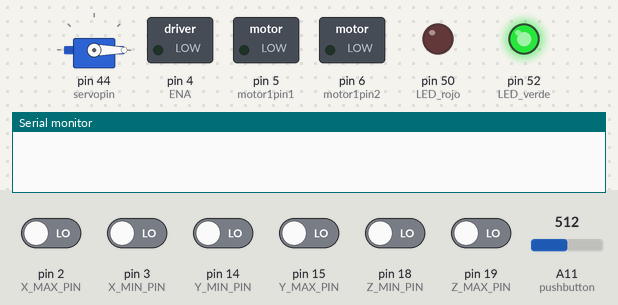
Bench run of a sketch on a simulated Arduino Mega 2560, built with avr-gcc and run on an emulated ATmega2560. On the bench: servo, switched loads named in the sketch (green lamp = pin HIGH), output pins drawn as LEDs (lit = HIGH), the last lines printed to the serial monitor. Inputs (shaded band) come from the test bench; at power-on: pin 2 (X_MAX_PIN), pin 3 (X_MIN_PIN), pin 14 (Y_MIN_PIN), pin 15 (Y_MAX_PIN), pin 18 (Z_MIN_PIN), pin 19 (Z_MAX_PIN) LOW, A11 (pushbutton) = 512.

Above: at 1.7 s.
1.8 s: A11 (pushbutton) set to 883
3.7 s: A11 (pushbutton) set to 911
At 5.5 s:
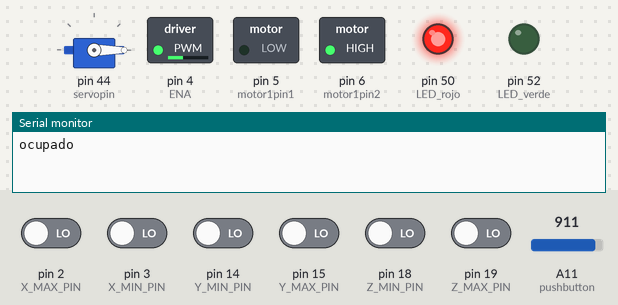
At 20.5 s:
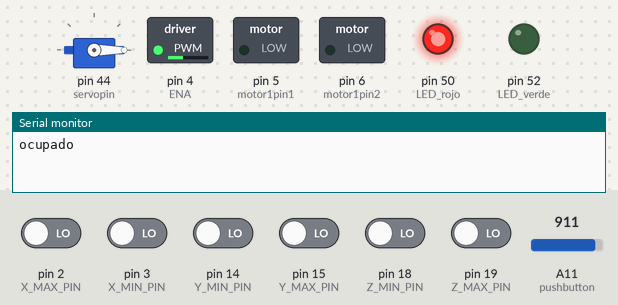
Timing chart, 0 to 39.5 s (numbered marks = the images above; inputs shaded):
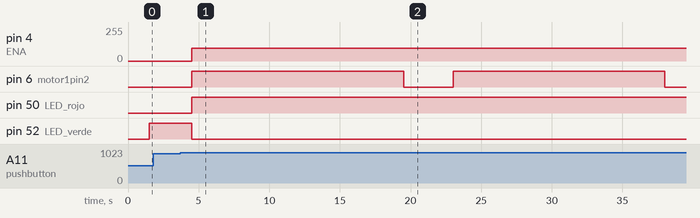

The sketch:

arduino.ino
```cpp
#include <AccelStepper.h>
#include <SoftwareSerial.h>
#include <Servo.h>

#define X_STEP_PIN         54
#define X_DIR_PIN          55
#define X_ENABLE_PIN       38
#define X_MIN_PIN           3
#define X_MAX_PIN           2

#define Y_STEP_PIN         60
#define Y_DIR_PIN          61
#define Y_ENABLE_PIN       56
#define Y_MIN_PIN          14
#define Y_MAX_PIN          15

#define Z_STEP_PIN         46
#define Z_DIR_PIN          48
#define Z_ENABLE_PIN       62
#define Z_MIN_PIN          18
#define Z_MAX_PIN          19

#define servopin            44

//#define motor1pin1          5
//#define motor1pin2          6
//#define ENA                 4

#define LED_rojo           50
#define LED_verde          52
#define pushbutton         A11

//boolean x_done, y_done, z_done, done;

int motor1pin1 = 5;
int motor1pin2 = 6;
int ENA =       4;

AccelStepper stepperX = AccelStepper(1, X_STEP_PIN, X_DIR_PIN);
AccelStepper stepperY = AccelStepper(1, Y_STEP_PIN, Y_DIR_PIN);
AccelStepper stepperZ = AccelStepper(1, Z_STEP_PIN, Z_DIR_PIN);

AccelStepper stepper[] = {AccelStepper (1, X_STEP_PIN, X_DIR_PIN), AccelStepper (1, Y_STEP_PIN, Y_DIR_PIN), AccelStepper (1, Z_STEP_PIN, Z_DIR_PIN) };

int MIN_Switch[] = {X_MIN_PIN, Y_MIN_PIN, Z_MIN_PIN};
int MAX_Switch[] = {X_MAX_PIN, Y_MAX_PIN, Z_MAX_PIN};

Servo myservo;

String x;
int estado = 0;
int marcaEstado = 0;
int done = 0;
double dz = 4000;

int tiempo_cinta=15000;
int vel_cinta = 94;
char uart_python[10];

String posicion;
int fila, columna;

// La lista de posiciones se hace de tal forma que se ubica la posicion final
// del robot en lista_posiciones
// lista_posiciones[cant_lugares][coordenadas(x,y,z)]
// lugar 16 es la posicion inicial
// lugar 17 es la posicion de entrega de medicamentos
// lugar 18 es la posicion de la cinta
double lista_posiciones[19][3] = { { -310, 1100, 3600},// 0
                            { -895, 1100, 3600},// 1
                            { -1485, 1100, 3600},// 2
                            { -2040, 1100, 3600},// 3
                            { -310, 1100, 15400},// 4
                            { -895, 1100, 15400},// 5
                            { -1485, 1100, 15400},// 6
                            { -2040, 1100, 15400},// 7
                            { -310, 1100, 27200},// 8
                            { -895, 1100, 27200},// 9
                            { -1485, 1100, 27200},// 10
                            { -2040, 1100, 27200},// 11
                            { -310, 1100, 38500},// 12
                            { -895, 1100, 38500},// 13
                            { -1485, 1100, 38500},// 14
                            { -2040, 1100, 38500},// 15
                            { 0, 0, 0},// 16 //final de carrera minimo
                            { 0, 0, 0},// 17 //final de carrera minimo
                            { 0, 0, 0} };// 18 //final de carrera maximo
double posicion_final[3];


void moveStepper (int i, double cant, int vel){
   done = 0 ;

  stepper[i].moveTo(cant);
  while ( done == 0) {
    if(digitalRead(MAX_Switch[i]) == LOW){
      stepper[i].stop();
      done = 1;
    }
    else if (stepper[i].distanceToGo() != 0){
      stepper[i].setSpeed(vel);
      stepper[i].run();
    }
    else
      done = 1;
  }
}

void entregarRemedio(){
  //Y
     done = 0;
    stepper[1].moveTo(-2000);
    while ( done == 0) {
      if(digitalRead(MIN_Switch[1]) == LOW){
        stepper[1].stop();
        stepper[1].setCurrentPosition(0);
        done = 1;
      }
      else if (stepper[1].distanceToGo() != 0){
        stepper[1].setSpeed(-250);
        stepper[1].run();
      }
      else
        done = 1;
    }
  delay(500);
  moveStepper(0, -4000, -250); // 0 is stepperX
  delay(1000);

    // mover servo
    int posServo = 0;
    for (posServo = 0; posServo <= 180; posServo += 3) { // goes from 0 degrees to 180 degrees
    // in steps of 1 degree
      myservo.write(posServo);              // tell servo to go to position in variable 'pos'
      delay(15);                       // waits 15ms for the servo to reach the position
    }
    for (posServo = 180; posServo >= 0; posServo -= 3) { // goes from 180 degrees to 0 degrees
      myservo.write(posServo);              // tell servo to go to position in variable 'pos'
      delay(15);                       // waits 15ms for the servo to reach the position
  }
  delay(1000);
}

void homeStepper (){
     //Y
     done = 0;
    stepper[1].moveTo(-2000);
    while ( done == 0) {
      if(digitalRead(MIN_Switch[1]) == LOW){
        stepper[1].stop();
        stepper[1].setCurrentPosition(0);
        done = 1;
      }
      else if (stepper[1].distanceToGo() != 0){
        stepper[1].setSpeed(-250);
        stepper[1].run();
      }
      else
        done = 1;
    }

    //Z
    done = 0;
    stepper[2].moveTo(-60000);
    while ( done == 0) {
      if(digitalRead(MIN_Switch[2]) == LOW){
        stepper[2].stop();
        stepper[2].setCurrentPosition(0);
        done = 1;
      }
      else if (stepper[2].distanceToGo() != 0){
        stepper[2].setSpeed(-1000);
        stepper[2].run();
      }
      else
        done = 1;
    }

    //X
    done = 0;
    stepper[0].moveTo(4000);
    while ( done == 0) {
      if(digitalRead(MIN_Switch[0]) == LOW){
        stepper[0].stop();
        stepper[0].setCurrentPosition(0);
        done = 1;
      }
      else if (stepper[0].distanceToGo() != 0){
        stepper[0].setSpeed(250);
        stepper[0].run();
      }
      else
        done = 1;
    }
}


void mover_cinta(){
   digitalWrite(motor1pin1, LOW);
   digitalWrite(motor1pin2, HIGH);

   analogWrite(ENA, vel_cinta);
   delay(tiempo_cinta);

    digitalWrite(motor1pin1, LOW);
   digitalWrite(motor1pin2, LOW);
  }


int integerButton(int val){
  int bandera;
  //int percent = map(val, 0, 1023, 0, 100);
  if (val > 900){
    bandera = 1;
    return bandera;
  }
  else{
    bandera = 0;
    return bandera;
  }
}


void setup() {

  stepper[0].setEnablePin(X_ENABLE_PIN);
  stepper[0].setPinsInverted(false, false, true);
  stepper[0].enableOutputs();

  stepper[1].setEnablePin(Y_ENABLE_PIN);
  stepper[1].setPinsInverted(false, false, true);
  stepper[1].enableOutputs();

  stepper[2].setEnablePin(Z_ENABLE_PIN);
  stepper[2].setPinsInverted(false, false, true);
  stepper[2].enableOutputs();

  stepper[0].setMaxSpeed(350);
  stepper[1].setMaxSpeed(350);
  stepper[2].setMaxSpeed(2000);

  pinMode(X_MIN_PIN, INPUT);
  pinMode(Y_MIN_PIN, INPUT);
  pinMode(Z_MIN_PIN, INPUT);

  pinMode(X_MAX_PIN, INPUT);
  pinMode(Y_MAX_PIN, INPUT);
  pinMode(Z_MAX_PIN, INPUT);

    Serial.begin(115200);

    //pinMode(pushButton, INPUT);
    pinMode(LED_rojo, OUTPUT);
    pinMode(LED_verde, OUTPUT);
    //pinMode(cinta, OUTPUT);

    pinMode(ENA,OUTPUT);
    pinMode(motor1pin1, OUTPUT);
    pinMode(motor1pin2, OUTPUT);

    myservo.attach(servopin);
    myservo.write(0);              // tell servo to go to position in variable 'pos'
    delay(500);
}


//-----------------------MAIN-------------------------
void loop() {
    // Despacho de Medicamento///////////////////////////////////////////
    // 1. Primero debe verificar si hay pedidos
    posicion = Serial.readString();
    digitalWrite(LED_rojo, LOW);
    digitalWrite(LED_verde, HIGH);

    homeStepper();

    if (posicion!=""){
        digitalWrite(LED_rojo, HIGH);
        digitalWrite(LED_verde, LOW);

        posicion_final[0] = lista_posiciones[posicion.toInt()][0];
        posicion_final[1] = lista_posiciones[posicion.toInt()][1];
        posicion_final[2] = lista_posiciones[posicion.toInt()][2];

        // 2. Se mueven los motores de a 1 para no forzarle demasiado al sistema

         moveStepper(0, posicion_final[0], -350); // 0 is stepperX
         delay(500);
         moveStepper(2, posicion_final[2], 1000); // 2 is stepperZ
         delay(500);
         moveStepper(1, posicion_final[1], 350); // 1 is stepperY
         delay(500);

         //3. Se hace el proceso de levantar el medicamento
        // Primero se mete el robot bajo el palé
         moveStepper(2, posicion_final[2]+dz, 1000); // 2 is stepperZ

        // 4. Lleva el medicamento en la posicion de entrega de medicamentos
        entregarRemedio();
        Serial.println("retirar");

        // 5. Se vuelve a la posición inicial
        homeStepper();
        Serial.println("home");

    }

    // Reposición de medicamentos////////////////////////////////////////////////
    // 1. Primero se verifica si se presionó el botón
     int value = analogRead(pushbutton);
    int boton = integerButton(value);
    if (boton == HIGH){
      Serial.println("ocupado");
        digitalWrite(LED_rojo, HIGH);
        digitalWrite(LED_verde, LOW);
        mover_cinta();

        posicion =Serial.readString();

        // 2. El robot lleva el medicamento donde debe ser
        posicion_final[0] = lista_posiciones[posicion.toInt()][0];
        posicion_final[1] = lista_posiciones[posicion.toInt()][1];
        posicion_final[2] = lista_posiciones[posicion.toInt()][2];

         moveStepper(0, posicion_final[0], -350); // 0 is stepperX
         delay(500);
         moveStepper(2, posicion_final[2]+dz, 1000); // 2 is stepperZ
         delay(500);
         moveStepper(1, posicion_final[1], 350); // 1 is stepperY
         delay(500);
         moveStepper(2, posicion_final[2], -1000); // 2 is stepperZ

       // 3. Se vuelve a la posición inicial
        homeStepper();
        Serial.println("desocupado");
    }
}
```

Measured:
- the behaviour switches between 900 and 901 on A11 (pushbutton) (found by bisection; images 0 and 1)
- after the input at 1.8 s, every drawn part: stays the same
- after the input at 3.7 s, pin 4 (ENA): 0/255 → 94/255 after 0.80 s; pin 6 (motor1pin2): alternates HIGH for 15.0 s and LOW for 3.5 s, starting after 0.80 s; pin 50 (LED_rojo): LOW → HIGH after 0.80 s; pin 52 (LED_verde): HIGH → LOW after 0.80 s
